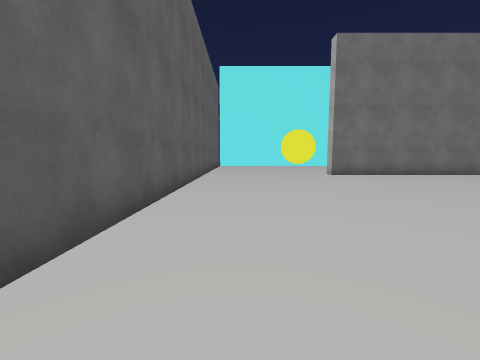
view 1 (above)

18 first-person views from a walk through a Unity game level. The camera is 1.5 m above the floor, tilts 6° down and sees 90° across. The floor is counted in squares, 2 m on a side. Each view is taken from the middle of a square. On the plan, view 1 faces up. The plan holds only what a view shows up to about 9 squares ahead; the rest is blank. The place goes on beyond the plan. The player is left out. Surface patterns are stand-ins for the level's own textures.

view 2
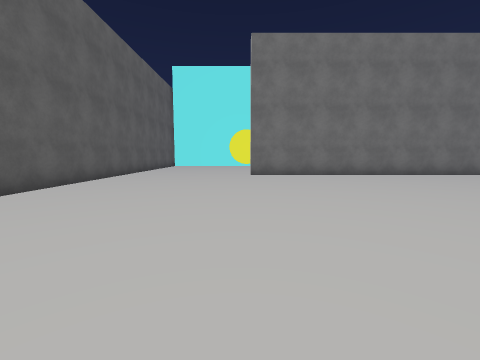

view 3
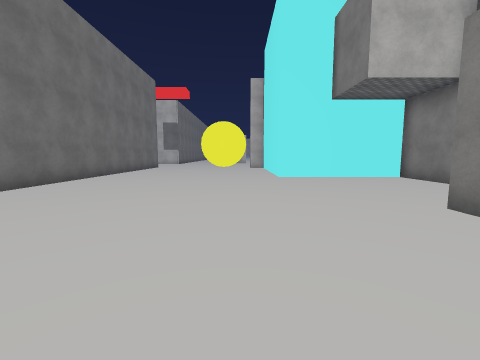

view 4
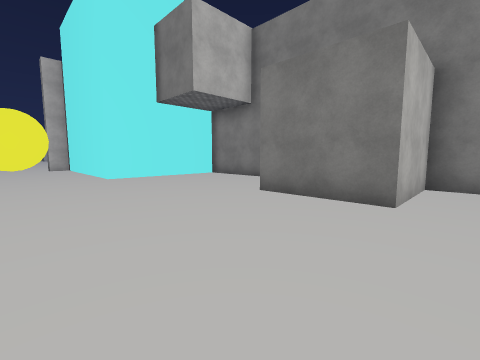

view 5
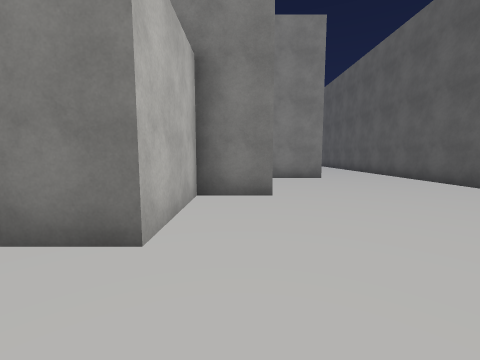

view 6
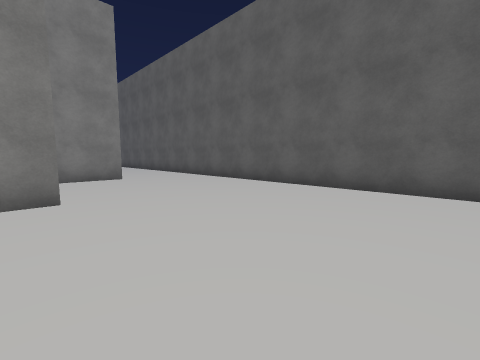

view 7
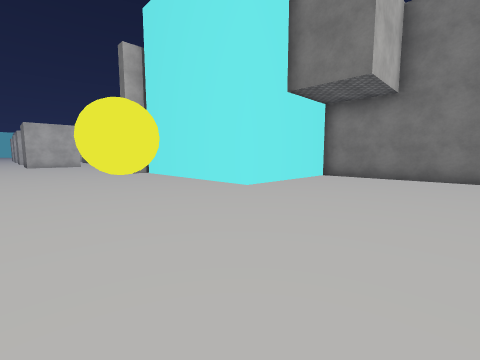

view 8
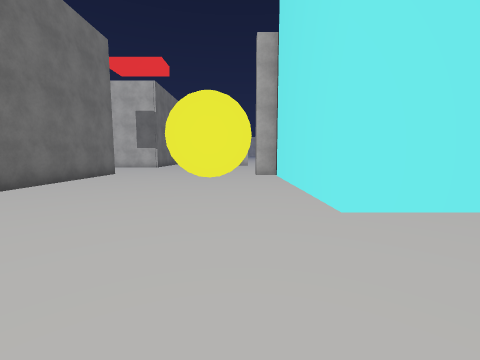

view 9
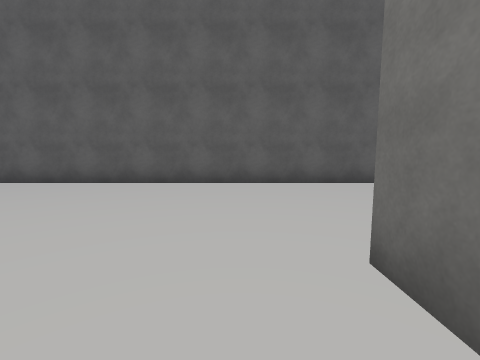

view 10
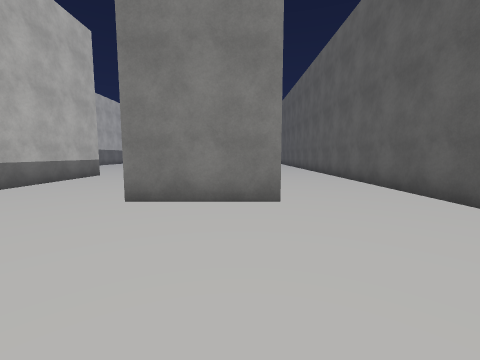

view 11
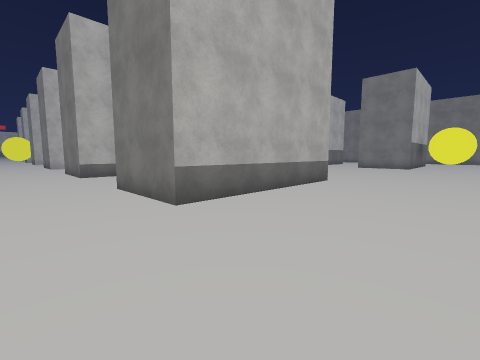

view 12
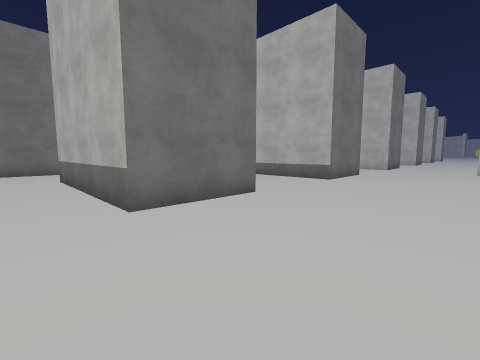

view 13
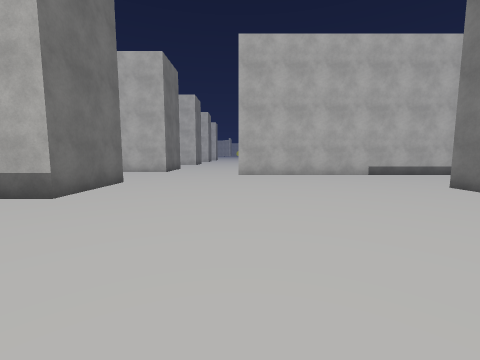

view 14
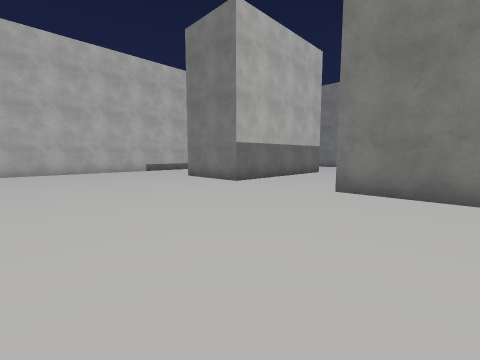

view 15
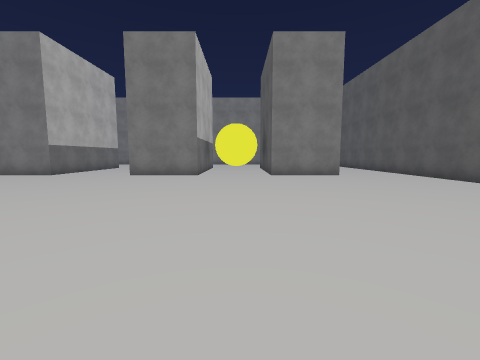

view 16
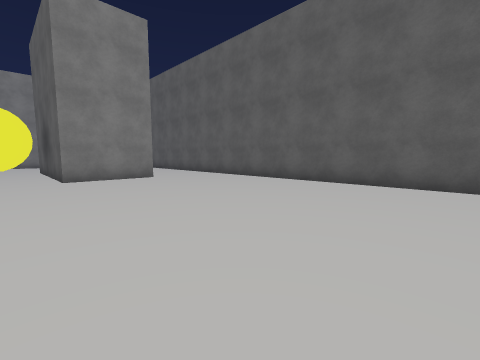

view 17
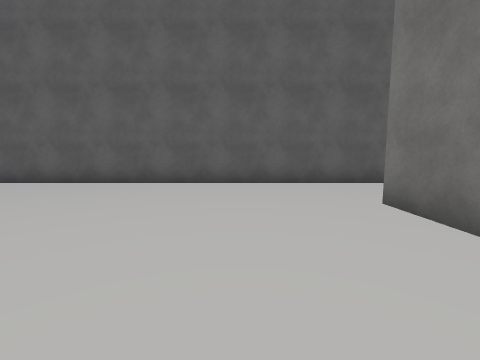

view 18
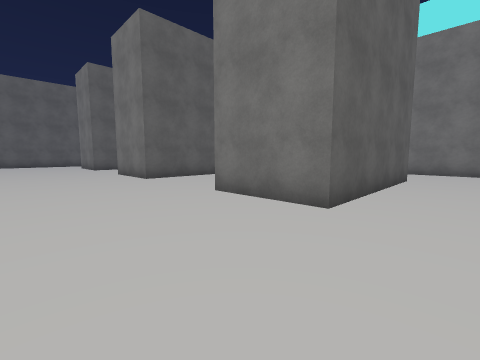

### Floor plan
Points are (right, up) in squares from view 1. A wall is a line through its corners. A room is listed if a view was taken in it or the views show most of it. See-through windows are left out.
Room 1 (views 1, 2, 3, 4, 5, 6, 7, 8, 9, 10)
walls: (3.4, -1.4) (4.8, -1.4) (4.8, 1.1) (7.4, 1.1); (8, -1.4) (12.1, -1.4) (12.1, 2.7) (15.4, 2.7); (-1.4, 9.5) (-1.4, -3.5); (1.2, -4.8) (2.4, -4.8); (13.6, 8.9) (3.4, 8.9)
ways out: opening at (1.4, -4) to room 2; opening at (13, 7); opening at (14.5, 3)
Room 2 (views 11, 12, 13, 14, 15, 16, 17, 18)
walls: (9.7, -7.5) (9.7, -9.8) (7.1, -9.8) (7.1, -4.8) (9.8, -4.8); (2.9, -9.8) (1.2, -9.8); (6.5, -17.8) (9.1, -17.8); (12.1, -18.5) (12.1, -17.8) (14.5, -17.8); (2.4, -4.8) (3.9, -4.8); (15.6, -4.8) (15.6, -9.8) (13.1, -9.8) (13.1, -4.8) (15, -4.8); (7.6, -1.9) (5.9, -1.9); (1.2, -17.8) (3.8, -17.8) (3.8, -18.5); (17.9, -18.5) (17.9, -12.9); (17.1, -1.9) (15.3, -1.9); (-1.4, -3.5) (-1.4, -18.4)
ways out: opening at (1.4, -4) to room 1; opening at (18.3, -11)

Where each view was taken, in squares from view 1:
view 1: 0 up, 0 right, facing up
view 2: 0 up, 3 right, facing up
view 3: 4 up, 4 right, facing right
view 4: 5 up, 4 right, facing down-right
view 5: 3 up, 4 right, facing down
view 6: 3 up, 4 right, facing down-left
view 7: 7 up, 8 right, facing down-right
view 8: 4 up, 9 right, facing right
view 9: 8 up, 5 right, facing left
view 10: 1 down, 2 right, facing down
view 11: 3 down, 4 right, facing down-right
view 12: 13 down, 6 right, facing up-right
view 13: 13 down, 9 right, facing right
view 14: 13 down, 7 right, facing down-right
view 15: 9 down, 5 right, facing down
view 16: 10 down, 5 right, facing down-left
view 17: 12 down, 5 right, facing left
view 18: 13 down, 17 right, facing up-left
